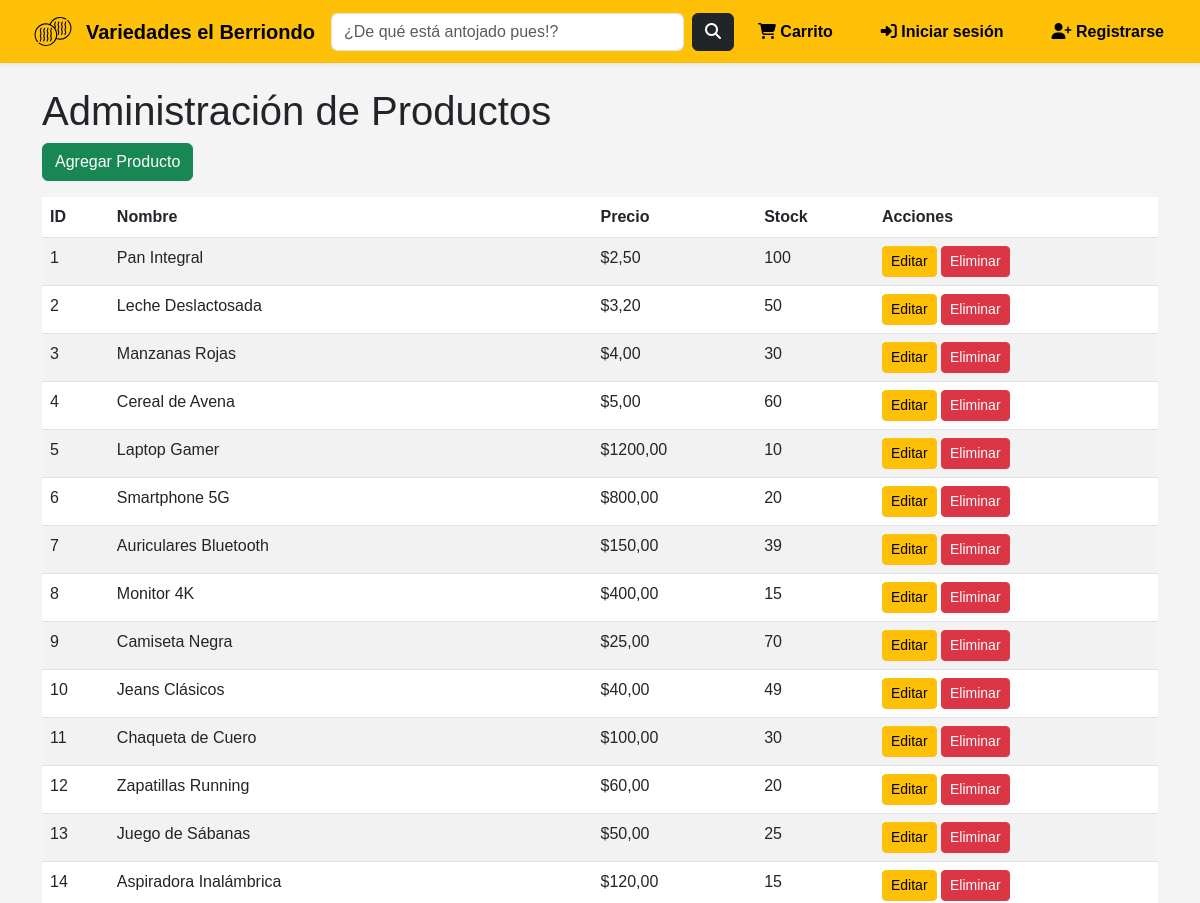
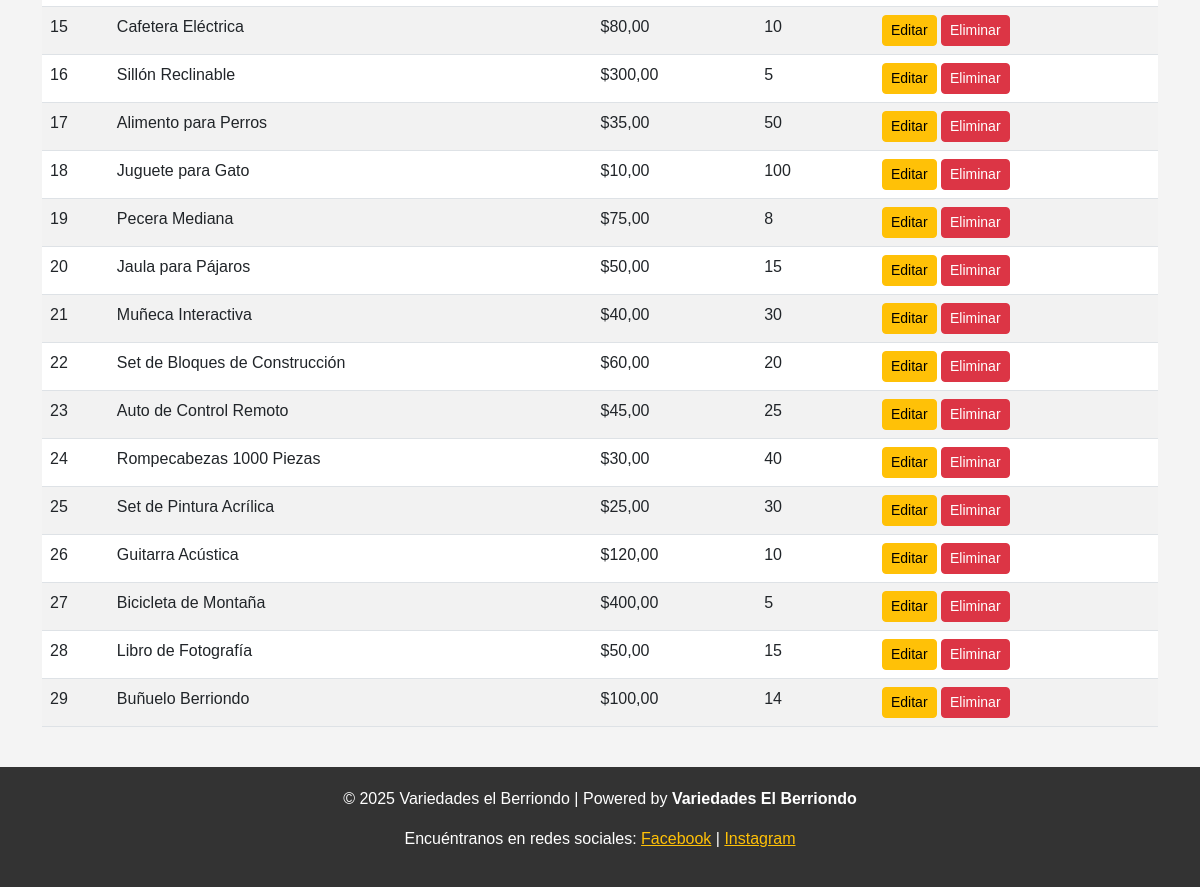
Page /admin_panel/admin_productos/ on the committed database (2 pictures, top to bottom).
### general/models.py (models this page shows, shortened)
class Producto(models.Model):
    nombre = models.CharField(max_length=200)
    descripcion = models.TextField(blank=True, null=True)
    precio = models.DecimalField(max_digits=10, decimal_places=2)
    stock = models.PositiveIntegerField(default=0)
    categoria = models.ForeignKey(Categoria, on_delete=models.CASCADE, related_name="productos")
    imagen = models.ImageField(upload_to="productos/", blank=True, null=True)
    fecha_creacion = models.DateTimeField(default=now)

### general/views.py (the view)
# urls.py: path('admin_panel/admin_productos/', admin_productos, name='admin_productos'),
def admin_productos(request):
    total_productos = Producto.objects.count()
    productos = Producto.objects.all()  # Obtener todos los productos
    return render(request, 'admin_panel/admin_productos.html', {'total_productos': total_productos, 'productos': productos})

### variedadesElBerriendo/templates/admin_panel/admin_productos.html (shortened to what this page needs)
{% extends "base.html" %}
{% block content %}
<div class="container mt-4">
    <h1>Administración de Productos</h1>
    <a href='agregar_producto/' class="btn btn-success mb-3">Agregar Producto</a>
    <table class="table table-striped">
        <thead>
            <tr>
                <th>ID</th>
                <th>Nombre</th>
                <th>Precio</th>
                <th>Stock</th>
                <th>Acciones</th>
            </tr>
        </thead>
        <tbody>
            {% for producto in productos %}
                <tr>
                    <td>{{ producto.id }}</td>
                    <td>{{ producto.nombre }}</td>
                    <td>${{ producto.precio }}</td>
                    <td>{{ producto.stock }}</td>
                    <td>
                        <a href="{% url 'editar_producto' producto.id %}" class="btn btn-warning btn-sm">Editar</a>
                        <a href="{% url 'eliminar_producto' producto.id %}" class="btn btn-danger btn-sm">Eliminar</a>
                    </td>
                </tr>
            {% endfor %}
        </tbody>
    </table>
</div>
{% endblock %}

### variedadesElBerriendo/static/css/styles.css (style rules this page uses)
body { font-family: 'Arial', sans-serif; margin: 0; padding: 0; background-color: #f4f4f4; }

### rows in the picture
Producto: id "1", nombre "Pan Integral", precio "2,50", stock "100"
Producto: id "2", nombre "Leche Deslactosada", precio "3,20", stock "50"
Producto: id "3", nombre "Manzanas Rojas", precio "4,00", stock "30"
Producto: id "4", nombre "Cereal de Avena", precio "5,00", stock "60"
Producto: id "5", nombre "Laptop Gamer", precio "1200,00", stock "10"
Producto: id "6", nombre "Smartphone 5G", precio "800,00", stock "20"
Producto: id "7", nombre "Auriculares Bluetooth", precio "150,00", stock "39"
Producto: id "8", nombre "Monitor 4K", precio "400,00", stock "15"
Producto: id "9", nombre "Camiseta Negra", precio "25,00", stock "70"
Producto: id "10", nombre "Jeans Clásicos", precio "40,00", stock "49"
Producto: id "11", nombre "Chaqueta de Cuero", precio "100,00", stock "30"
Producto: id "12", nombre "Zapatillas Running", precio "60,00", stock "20"
Producto: id "13", nombre "Juego de Sábanas", precio "50,00", stock "25"
Producto: id "14", nombre "Aspiradora Inalámbrica", precio "120,00", stock "15"
Producto: id "15", nombre "Cafetera Eléctrica", precio "80,00", stock "10"
Producto: id "16", nombre "Sillón Reclinable", precio "300,00", stock "5"
Producto: id "17", nombre "Alimento para Perros", precio "35,00", stock "50"
Producto: id "18", nombre "Juguete para Gato", precio "10,00", stock "100"
Producto: id "19", nombre "Pecera Mediana", precio "75,00", stock "8"
Producto: id "20", nombre "Jaula para Pájaros", precio "50,00", stock "15"
Producto: id "21", nombre "Muñeca Interactiva", precio "40,00", stock "30"
Producto: id "22", nombre "Set de Bloques de Construcción", precio "60,00", stock "20"
Producto: id "23", nombre "Auto de Control Remoto", precio "45,00", stock "25"
Producto: id "24", nombre "Rompecabezas 1000 Piezas", precio "30,00", stock "40"
Producto: id "25", nombre "Set de Pintura Acrílica", precio "25,00", stock "30"
Producto: id "26", nombre "Guitarra Acústica", precio "120,00", stock "10"
Producto: id "27", nombre "Bicicleta de Montaña", precio "400,00", stock "5"
Producto: id "28", nombre "Libro de Fotografía", precio "50,00", stock "15"
Producto: id "29", nombre "Buñuelo Berriondo", precio "100,00", stock "14"
